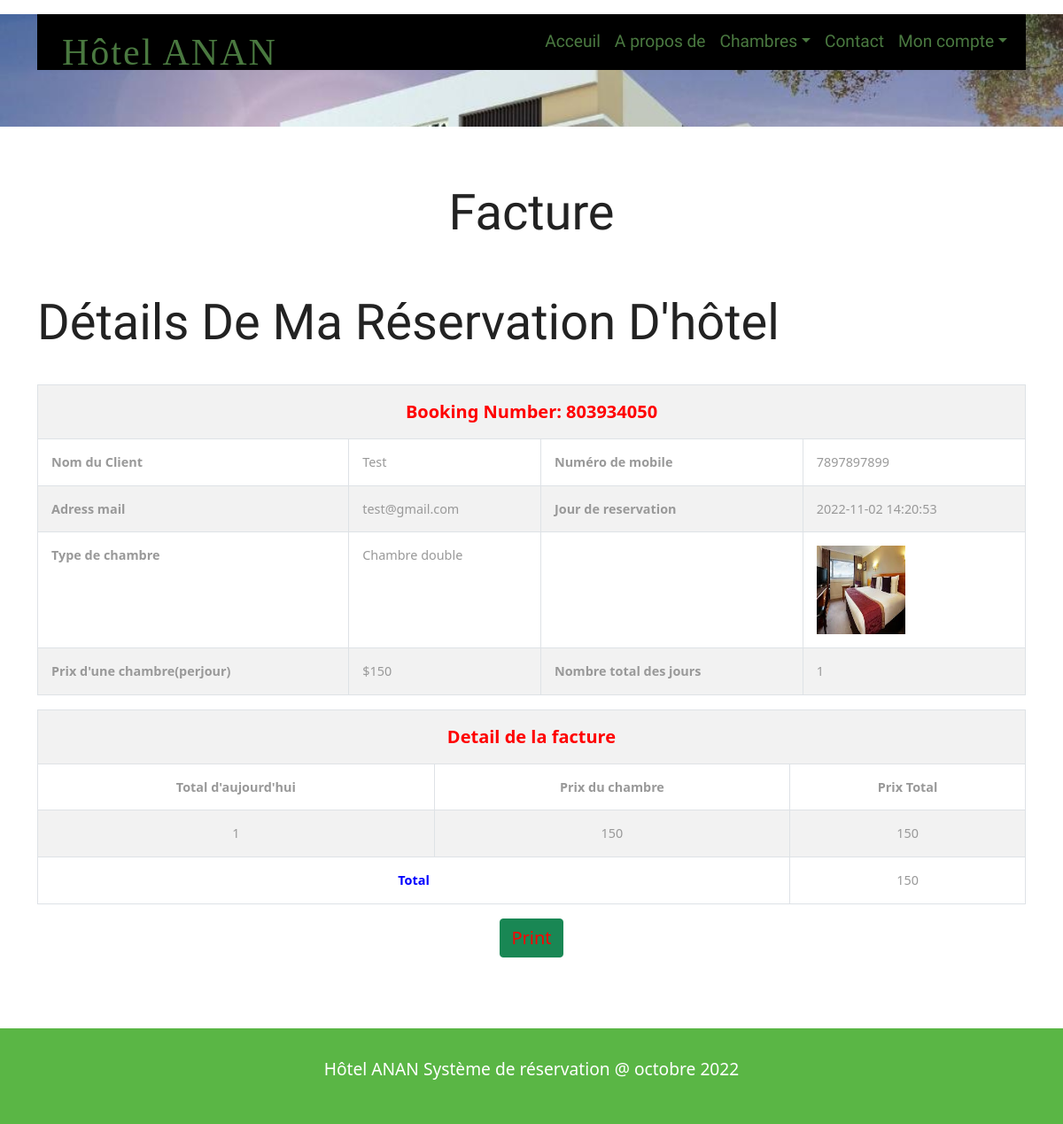
The app's page /invoice.php?invid=1 (signed in) with its own data.
### tables this page shows
CREATE TABLE `booking` (
  `ID` int(10) NOT NULL,
  `RoomId` int(5) DEFAULT NULL,
  `BookingNumber` varchar(120) DEFAULT NULL,
  `UserID` int(5) NOT NULL,
  `IDType` varchar(120) DEFAULT NULL,
  `Gender` varchar(50) DEFAULT NULL,
  `Address` mediumtext DEFAULT NULL,
  `CheckinDate` varchar(200) DEFAULT NULL,
  `CheckoutDate` varchar(200) DEFAULT NULL,
  `BookingDate` timestamp NULL DEFAULT current_timestamp(),
  `Remark` varchar(50) DEFAULT NULL,
  `Status` varchar(50) DEFAULT NULL,
  `UpdationDate` timestamp NULL DEFAULT NULL ON UPDATE current_timestamp()
);

CREATE TABLE `user` (
  `ID` int(10) NOT NULL,
  `FullName` varchar(200) DEFAULT NULL,
  `MobileNumber` bigint(10) DEFAULT NULL,
  `Email` varchar(120) DEFAULT NULL,
  `Password` varchar(120) DEFAULT NULL,
  `RegDate` timestamp NULL DEFAULT current_timestamp()
);

CREATE TABLE `roomcategory` (
  `ID` int(10) NOT NULL,
  `CategoryName` varchar(120) DEFAULT NULL,
  `Description` mediumtext DEFAULT NULL,
  `Price` int(5) NOT NULL,
  `Date` timestamp NULL DEFAULT current_timestamp()
);

CREATE TABLE `room` (
  `ID` int(10) NOT NULL,
  `RoomType` int(10) DEFAULT NULL,
  `RoomName` varchar(200) DEFAULT NULL,
  `MaxAdult` int(5) DEFAULT NULL,
  `MaxChild` int(5) DEFAULT NULL,
  `RoomDesc` mediumtext DEFAULT NULL,
  `NoofBed` int(5) DEFAULT NULL,
  `Image` varchar(200) DEFAULT NULL,
  `RoomFacility` varchar(200) DEFAULT NULL,
  `CreationDate` timestamp NULL DEFAULT current_timestamp()
);

### invoice.php (the view, shortened to what this page needs)
<?php
include('includephp/connectionbd.php');
if (strlen($_SESSION['hotelanan']==0)) {
      header('location:logout.php');
} else{?>
    <!DOCTYPE HTML>
    <html>
        <head>
            <link href="css/style.css" rel="stylesheet" type="text/css" media="all" />
            <link href="https://cdn.jsdelivr.net/npm/bootstrap@5.0.0-beta1/dist/css/bootstrap.min.css" rel="stylesheet">
        </head>
        <body>
            <div class="header  head-top">
              <div class="container">
                <?php include_once('includephp/header.php');?>
              </div>
            </div>
            <div class="typography">
                <div class="container">
                    <div class="typography-info"><h2 class="type">Facture</h2></div>
                    <p>Détails de ma réservation d'hôtel</p>
                    <div class="bs-docs-example">
                        <?php
                            $invid=$_GET['invid'];
                            $sql="SELECT booking.BookingNumber,user.FullName,DATEDIFF(booking.CheckoutDate,booking.CheckinDate) as ddf,user.MobileNumber,user.Email,booking.IDType,booking.Gender,booking.Address,booking.CheckinDate,booking.CheckoutDate,booking.BookingDate,booking.Remark,booking.Status,booking.UpdationDate,roomcategory.CategoryName,roomcategory.Description,roomcategory.Price,room.RoomName,room.MaxAdult,room.MaxChild,room.RoomDesc,room.NoofBed,room.Image,room.RoomFacility
                            from booking
                            join room on booking.RoomId=room.ID
                            join roomcategory on roomcategory.ID=room.RoomType
                            join user on booking.UserID=user.ID
                            where booking.ID=:invid";
                            $query = $dbh -> prepare($sql);
                            $query-> bindParam(':invid', $invid, PDO::PARAM_STR);
                            $query->execute();
                            $results=$query->fetchAll(PDO::FETCH_OBJ);
                            if($query->rowCount() > 0)
                            {
                                foreach($results as $row)
                                {               ?>
                                    <table border="1" class="table table-bordered table-striped table-vcenter js-dataTable-full-pagination">
                                        <tr><th colspan="5" style="text-align: center;color: red;font-size: 20px">Booking Number: <?php  echo $row->BookingNumber;?></th></tr>
                                        <tr>
                                            <th>Nom du Client</th><td><?php  echo $row->FullName;?></td>
                                            <th>Numéro de mobile</th><td colspan="2"><?php  echo $row->MobileNumber;?></td>
                                        </tr>
                                        <tr>
                                            <th>Adress mail</th>
                                            <td><?php  echo $row->Email;?></td>
                                            <th>Jour de reservation </th>
                                            <td colspan="2"><?php  echo $row->BookingDate;?></td>
                                        </tr>
                                        <tr>
                                            <th>Type de chambre</th>
                                            <td><?php  echo $row->CategoryName;?></td>
                                            <th></th>
                                            <td><img src="admin/images/<?php echo $row->Image;?>" width="100" height="100" value="<?php  echo $row->Image;?>"></td>
                                        </tr>
                                        <tr>
                                            <th>Prix d'une chambre(perjour)</th>
                                            <td>$<?php  echo $row->Price;?></td>
                                            <th>Nombre total des jours</th>
                                            <td colspan="2"><?php  echo $row->ddf;?></td>
                                        </tr>
                                        <table border="1" class="table table-bordered table-striped table-vcenter js-dataTable-full-pagination">
                                            <tr><th colspan="5" style="text-align: center;color: red;font-size: 20px">Detail de la facture</th></tr>
                                            <tr>
                                                <th style="text-align: center;">Total d'aujourd'hui</th>
                                                <th style="text-align: center;">Prix du chambre</th>
                                                <th style="text-align: center;">Prix Total</th>
                                            </tr>
                                            <tr>
                                                <td style="text-align: center;"><?php  echo $ddf=$row->ddf;?></td>
                                                <td style="text-align: center;"><?php  echo $tp= $row->Price;?></td>
                                                <td style="text-align: center;"><?php  echo $total= $ddf*$tp;?></td>
                                            </tr>
                                            <?php
                                            $grandtotal+=$total;
                                            } ?>
                                            <tr>
                                              <th colspan="2" style="text-align:center;color: blue">Total </th>
                                            <td colspan="2" style="text-align: center;"><?php  echo $grandtotal;?></td>
                                            </tr>
                                            <?php $cnt=$cnt+1;
                            } ?>
                                        </table>
                                    </table>
                            <p style="text-align: center;font-size: 20px">
                            <input name="Submit2" type="submit" class="btn btn-success" style="color: red;font-size: 20px" value="Print" onClick="return f3();" style="cursor: pointer;"  /></p>
                    </div>
                </div>
            </div>
            <?php include_once('includephp/footer.php');?>
        </body>
    </html>
<?php }  ?>

### css/style.css (style rules this page uses)
body { padding:0 0; margin:0 0; font-family: 'Rancho', cursive; font-family: 'Open Sans', sans-serif; }
.header { background:url(../images/hotelfront.jpg) no-repeat 0px 0px; background-size:cover; -webkit-background-size: cover; -moz-background-size: cover; -o-background-size: cover; -ms-background-size: cover; min-height:764px; padding-bottom: 4em; }
.content > .contact > .container h2, .typography > .container > p, .typography > .container > .typography-info h2 { font-size: 3.5em; text-transform: capitalize; font-family: 'Rancho', cursive; color: #222; margin-bottom: 0.5em; }
.head-top { min-height: 115px !important; }
.typography-info { text-align: center; margin-bottom: 3em; }
h2.type { font-size: 3.5em; text-transform: capitalize; font-family: 'Rancho', cursive; color: #222; }
.typography { padding: 4em 0; }
.table > thead > tr > th, .table > tbody > tr > th, .table > tfoot > tr > th, .table > thead > tr > td, .table > tbody > tr > td, .table > tfoot > tr > td { border-top: none !important; }
.bs-docs-example { margin: 1em 0; }
.table td, .table>tbody>tr>td, .table>tbody>tr>th, .table>tfoot>tr>td, .table>tfoot>tr>th, .table>thead>tr>td, .table>thead>tr>th { padding: 15px!important; }
.table > thead > tr > th, .table > tbody > tr > th, .table > tfoot > tr > th, .table > thead > tr > td, .table > tbody > tr > td, .table > tfoot > tr > td { font-size: 0.9em; color: #999; border-top: none !important; }
@media (max-width:1440px) { .header { min-height: 679px; } }
@media (max-width:1366px) { .header { min-height: 652px; } }
@media (max-width:1280px) { .header { min-height: 602px; } }

### records on screen
booking: BookingNumber "803934050", UserID.FullName "Test", UserID.MobileNumber "7897897899", UserID.Email "test@gmail.com", BookingDate "2022-11-02 14:20:53", roomcategory.CategoryName "Chambre double", RoomId.Image (picture), roomcategory.Price "150", ddf "1"

### other values on screen
$grandtotal "150"
